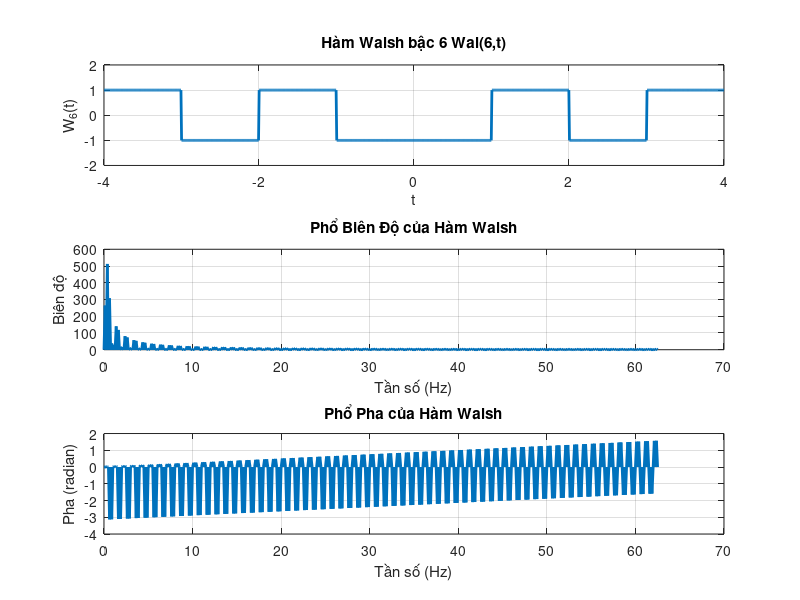

Write the MATLAB code that produced this figure.
% Định nghĩa miền thời gian từ -4 đến 4
t = linspace(-4, 4, 1000);  % Tạo một vector thời gian từ -4 đến 4, với 1000 điểm

% Hàm Walsh bậc 6 với các giá trị +1 và -1 phân bố đều trong khoảng thời gian từ -4 đến 4
W_6 = ones(size(t));   % Khởi tạo một vector chứa toàn bộ giá trị +1

% Thay đổi giá trị thành -1 theo các đoạn thời gian sao cho giá trị lần lượt là 1, -1, 1, -1, -1, 1, -1, 1
W_6(t >= -4 & t < -3) = 1;   % Thay đổi giá trị thành +1 trong khoảng từ -4 đến -3
W_6(t >= -3 & t < -2) = -1;  % Thay đổi giá trị thành -1 trong khoảng từ -3 đến -2
W_6(t >= -2 & t < -1) = 1;   % Thay đổi giá trị thành +1 trong khoảng từ -2 đến -1
W_6(t >= -1 & t < 0) = -1;   % Thay đổi giá trị thành -1 trong khoảng từ -1 đến 0
W_6(t >= 0 & t < 1) = -1;    % Thay đổi giá trị thành -1 trong khoảng từ 0 đến 1
W_6(t >= 1 & t < 2) = 1;     % Thay đổi giá trị thành +1 trong khoảng từ 1 đến 2
W_6(t >= 2 & t < 3) = -1;    % Thay đổi giá trị thành -1 trong khoảng từ 2 đến 3
W_6(t >= 3 & t < 4) = 1;     % Thay đổi giá trị thành +1 trong khoảng từ 3 đến 4

% Vẽ đồ thị của hàm Walsh
figure;
subplot(3,1,1);
plot(t, W_6, 'LineWidth', 2);
title('Hàm Walsh bậc 6 Wal(6,t)');
xlabel('t');
ylabel('W_6(t)');
ylim([-2 2]);  % Đặt giới hạn trục tung từ -2 đến 2
grid on;

% Tính và vẽ phổ biên độ
N = length(t);  % Số lượng điểm
Fs = N / (t(end) - t(1));  % Tần số lấy mẫu
W_6_fft = fft(W_6);  % Phép biến đổi Fourier

% Tính phổ biên độ
W_6_magnitude = abs(W_6_fft);
f = Fs * (0:(N/2)) / N;  % Tạo trục tần số

% Lấy một nửa phổ (do phổ Fourier là đối xứng)
W_6_magnitude_half = W_6_magnitude(1:N/2+1);

subplot(3,1,2);
plot(f, W_6_magnitude_half, 'LineWidth', 2);
title('Phổ Biên Độ của Hàm Walsh');
xlabel('Tần số (Hz)');
ylabel('Biên độ');
grid on;

% Tính và vẽ phổ pha
W_6_phase = angle(W_6_fft);  % Phổ pha

% Lấy một nửa phổ pha
W_6_phase_half = W_6_phase(1:N/2+1);

subplot(3,1,3);
plot(f, W_6_phase_half, 'LineWidth', 2);
title('Phổ Pha của Hàm Walsh');
xlabel('Tần số (Hz)');
ylabel('Pha (radian)');
grid on;
